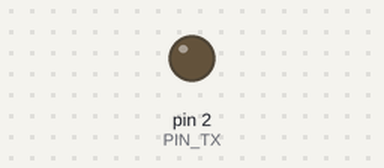
A sketch run on a simulated Arduino Uno, built with avr-gcc and run on an emulated ATmega328P. Shown: output pins drawn as LEDs (lit = HIGH). What the sketch prints to the serial monitor is not drawn.

Above: at 1.0 s.
At 11.0 s:
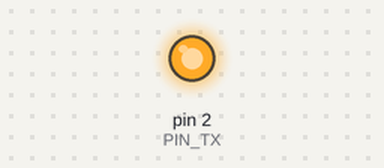
Timing chart, 0 to 16.9 s (numbered marks = the images above):
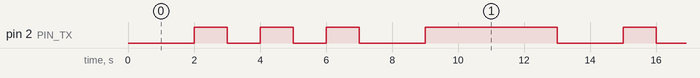

The sketch:

arduino_19_02_20251.ino
```cpp
#define PIN_TX 2
#define Tb 1000
#define Nb 8
const int data = 0b101010; //0xAA

void setup() {
    pinMode(PIN_TX, OUTPUT);
    Serial.begin(9600);
    Serial.print("init\n");
    digitalWrite(PIN_TX, HIGH);
}


void loop() {
    transmitChar();
    Serial.print("\n");
    delay(1000);
}
void transmitChar()
{
    handleStart();
    handleData();
    handleParity(); //Controllo dell'errore
    handleStop();
}
void transmitBit(int bit)
{
    if(bit == 1)
    {
        digitalWrite(PIN_TX, HIGH);

    }
    else
    {
        digitalWrite(PIN_TX, LOW);
    }
    Serial.print(bit);
    delay(Tb);
}

void handleStart()
{
    transmitBit(0);
}

void handleData()
{
    for(int i  = 0; i < Nb; i++)
    {
        int bit = extractBit(data, i);
        transmitBit(bit);
    }
}

void handleParity()
{
    int cnt = 0;
    for (int i = 0; i < Nb; ++i)
    {
        cnt+= extractBit(data,i);
    } if(cnt % 2 == 0)
    {
        transmitBit(0);
    }
    else
    {
        transmitBit(1);
    }

}

void handleStop()
{
    transmitBit(1);
    transmitBit(1);
}
//Estrae il bit "num bit" da "data"
//@input int data informazione da cui estarre il bit
//@input int numBit numero di bit das estrarre
//@output int 1 o 0
int extractBit(int data, int i)
{
    int mask = 0b1 << i;
    int res = data & mask;
    if(res > 0)
    {
        return 1;
    }
    else
    {
        return 0;
    }
}
```

Measured:
- by itself, pin 2 (PIN_TX): repeats every 13.0 s: 2 × (LOW 1.0 s, HIGH 1.0 s), LOW 2.0 s, HIGH 4.0 s, LOW 2.0 s, HIGH 1.0 s
- by itself, everything shown: repeats every 13.0 s, in 8 steps
